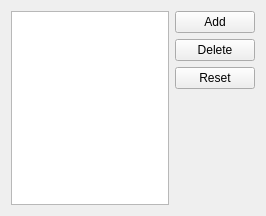
<?xml version="1.0" encoding="UTF-8"?>
<ui version="4.0">
 <class>SettingDlgClass</class>
 <widget class="QWidget" name="SettingDlgClass">
  <property name="geometry">
   <rect>
    <x>0</x>
    <y>0</y>
    <width>266</width>
    <height>216</height>
   </rect>
  </property>
  <property name="windowTitle">
   <string>Form</string>
  </property>
  <layout class="QGridLayout" name="gridLayout">
   <item row="0" column="0" rowspan="4">
    <widget class="QListWidget" name="listWidgetTags"/>
   </item>
   <item row="0" column="1">
    <widget class="QPushButton" name="btAdd">
     <property name="text">
      <string>Add</string>
     </property>
    </widget>
   </item>
   <item row="1" column="1">
    <widget class="QPushButton" name="btDel">
     <property name="text">
      <string>Delete</string>
     </property>
    </widget>
   </item>
   <item row="2" column="1">
    <widget class="QPushButton" name="btReset">
     <property name="text">
      <string>Reset</string>
     </property>
    </widget>
   </item>
   <item row="3" column="1">
    <spacer name="verticalSpacer">
     <property name="orientation">
      <enum>Qt::Vertical</enum>
     </property>
     <property name="sizeHint" stdset="0">
      <size>
       <width>20</width>
       <height>86</height>
      </size>
     </property>
    </spacer>
   </item>
  </layout>
 </widget>
 <resources/>
 <connections/>
</ui>
